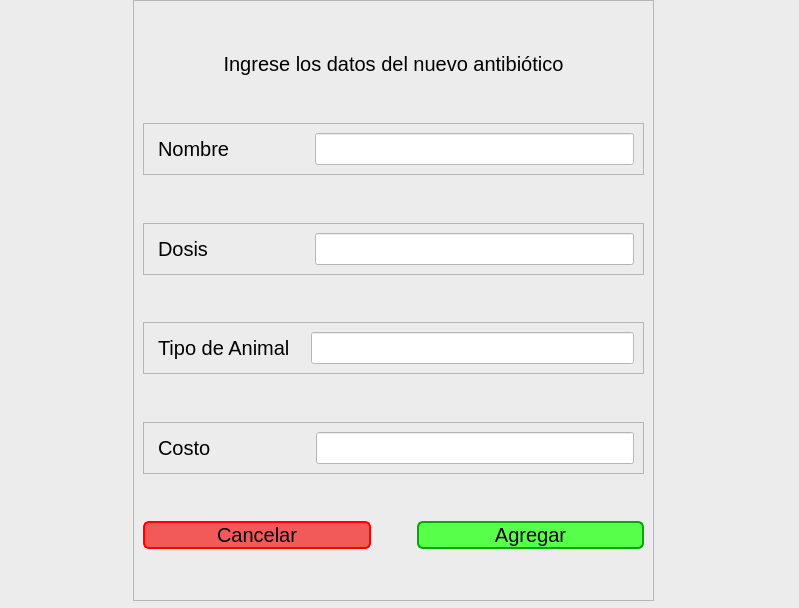
<?xml version="1.0" encoding="UTF-8"?>
<ui version="4.0">
 <class>MainWindow</class>
 <widget class="QMainWindow" name="MainWindow">
  <property name="geometry">
   <rect>
    <x>0</x>
    <y>0</y>
    <width>799</width>
    <height>608</height>
   </rect>
  </property>
  <property name="windowTitle">
   <string>Agregar Antibiótico</string>
  </property>
  <widget class="QWidget" name="Background">
   <property name="styleSheet">
    <string notr="true">QWidget{
	background-color: rgb(236, 236, 236)
}</string>
   </property>
   <widget class="QFrame" name="frame">
    <property name="geometry">
     <rect>
      <x>133</x>
      <y>0</y>
      <width>521</width>
      <height>601</height>
     </rect>
    </property>
    <property name="styleSheet">
     <string notr="true">QLineEdit{
	background-color: white;
	font-size: 20px;
}

QLabel{
	font-size: 20px;
}

QPushButton{
	font-size: 20px;
	border: 2px solid;
	border-radius: 6px;
}

QPushButton::pressed{
	color: rgb(225, 225, 225);
	border-radius: 0;
}

#Add{
	background-color: rgb(87, 255, 75);
	border-color: rgb(0, 172, 0);
}

#Add::hover{
	background-color: rgb(56, 247, 42);
}

#Add::pressed{
	background-color: rgb(0, 172, 0);
	border-color: rgb(87, 255, 75)
}

#Cancel{
	background-color: rgb(242, 90, 90);
	border-color: rgb(255, 0, 0)
}

#Cancel::hover{
	background-color: rgb(237, 50, 50);
	border-color: rgb(255, 0, 0)
}

#Cancel::pressed{
	background-color: rgb(255, 0, 0);
	border-color: rgb(255, 101, 101)
}</string>
    </property>
    <property name="frameShape">
     <enum>QFrame::StyledPanel</enum>
    </property>
    <property name="frameShadow">
     <enum>QFrame::Raised</enum>
    </property>
    <layout class="QVBoxLayout" name="verticalLayout">
     <item>
      <spacer name="verticalSpacer_7">
       <property name="orientation">
        <enum>Qt::Vertical</enum>
       </property>
       <property name="sizeHint" stdset="0">
        <size>
         <width>20</width>
         <height>40</height>
        </size>
       </property>
      </spacer>
     </item>
     <item>
      <widget class="QLabel" name="Introduction">
       <property name="text">
        <string>&lt;html&gt;&lt;head/&gt;&lt;body&gt;&lt;p align=&quot;center&quot;&gt;&lt;span style=&quot; font-size:15pt;&quot;&gt;Ingrese los datos del nuevo antibiótico&lt;/span&gt;&lt;/p&gt;&lt;/body&gt;&lt;/html&gt;</string>
       </property>
      </widget>
     </item>
     <item>
      <spacer name="verticalSpacer">
       <property name="orientation">
        <enum>Qt::Vertical</enum>
       </property>
       <property name="sizeHint" stdset="0">
        <size>
         <width>20</width>
         <height>40</height>
        </size>
       </property>
      </spacer>
     </item>
     <item>
      <widget class="QFrame" name="Name">
       <property name="frameShape">
        <enum>QFrame::StyledPanel</enum>
       </property>
       <property name="frameShadow">
        <enum>QFrame::Raised</enum>
       </property>
       <layout class="QHBoxLayout" name="horizontalLayout_2">
        <item>
         <widget class="QLabel" name="Name_4">
          <property name="styleSheet">
           <string notr="true">QLabel{
	margin-right: 74px;
}</string>
          </property>
          <property name="text">
           <string>Nombre</string>
          </property>
         </widget>
        </item>
        <item>
         <widget class="QLineEdit" name="lineEdit">
          <property name="styleSheet">
           <string notr="true"/>
          </property>
         </widget>
        </item>
       </layout>
      </widget>
     </item>
     <item>
      <spacer name="verticalSpacer_2">
       <property name="orientation">
        <enum>Qt::Vertical</enum>
       </property>
       <property name="sizeHint" stdset="0">
        <size>
         <width>20</width>
         <height>40</height>
        </size>
       </property>
      </spacer>
     </item>
     <item>
      <widget class="QFrame" name="Dose">
       <property name="frameShape">
        <enum>QFrame::StyledPanel</enum>
       </property>
       <property name="frameShadow">
        <enum>QFrame::Raised</enum>
       </property>
       <layout class="QHBoxLayout" name="horizontalLayout">
        <item>
         <widget class="QLabel" name="Label">
          <property name="styleSheet">
           <string notr="true">QLabel{
	margin-right: 96px
}</string>
          </property>
          <property name="text">
           <string>Dosis</string>
          </property>
         </widget>
        </item>
        <item>
         <widget class="QLineEdit" name="lineEdit_2"/>
        </item>
       </layout>
      </widget>
     </item>
     <item>
      <spacer name="verticalSpacer_3">
       <property name="orientation">
        <enum>Qt::Vertical</enum>
       </property>
       <property name="sizeHint" stdset="0">
        <size>
         <width>20</width>
         <height>40</height>
        </size>
       </property>
      </spacer>
     </item>
     <item>
      <widget class="QFrame" name="Type_of_Animal">
       <property name="frameShape">
        <enum>QFrame::StyledPanel</enum>
       </property>
       <property name="frameShadow">
        <enum>QFrame::Raised</enum>
       </property>
       <layout class="QHBoxLayout" name="horizontalLayout_4">
        <item>
         <widget class="QLabel" name="Label_2">
          <property name="styleSheet">
           <string notr="true">QLabel{
	margin-right: 10px
}</string>
          </property>
          <property name="text">
           <string>Tipo de Animal</string>
          </property>
         </widget>
        </item>
        <item>
         <widget class="QLineEdit" name="lineEdit_3"/>
        </item>
       </layout>
      </widget>
     </item>
     <item>
      <spacer name="verticalSpacer_4">
       <property name="orientation">
        <enum>Qt::Vertical</enum>
       </property>
       <property name="sizeHint" stdset="0">
        <size>
         <width>20</width>
         <height>40</height>
        </size>
       </property>
      </spacer>
     </item>
     <item>
      <widget class="QFrame" name="Value">
       <property name="frameShape">
        <enum>QFrame::StyledPanel</enum>
       </property>
       <property name="frameShadow">
        <enum>QFrame::Raised</enum>
       </property>
       <layout class="QHBoxLayout" name="horizontalLayout_5">
        <item>
         <widget class="QLabel" name="Label_3">
          <property name="styleSheet">
           <string notr="true">QLabel{
	margin-right: 94px
}</string>
          </property>
          <property name="text">
           <string>Costo</string>
          </property>
         </widget>
        </item>
        <item>
         <widget class="QLineEdit" name="lineEdit_4">
          <property name="styleSheet">
           <string notr="true"/>
          </property>
         </widget>
        </item>
       </layout>
      </widget>
     </item>
     <item>
      <spacer name="verticalSpacer_5">
       <property name="orientation">
        <enum>Qt::Vertical</enum>
       </property>
       <property name="sizeHint" stdset="0">
        <size>
         <width>20</width>
         <height>40</height>
        </size>
       </property>
      </spacer>
     </item>
     <item>
      <layout class="QHBoxLayout" name="horizontalLayout_3">
       <item>
        <widget class="QPushButton" name="Cancel">
         <property name="cursor">
          <cursorShape>PointingHandCursor</cursorShape>
         </property>
         <property name="text">
          <string>Cancelar</string>
         </property>
        </widget>
       </item>
       <item>
        <spacer name="horizontalSpacer">
         <property name="orientation">
          <enum>Qt::Horizontal</enum>
         </property>
         <property name="sizeType">
          <enum>QSizePolicy::Maximum</enum>
         </property>
         <property name="sizeHint" stdset="0">
          <size>
           <width>40</width>
           <height>20</height>
          </size>
         </property>
        </spacer>
       </item>
       <item>
        <widget class="QPushButton" name="Add">
         <property name="cursor">
          <cursorShape>PointingHandCursor</cursorShape>
         </property>
         <property name="text">
          <string>Agregar</string>
         </property>
        </widget>
       </item>
      </layout>
     </item>
     <item>
      <spacer name="verticalSpacer_6">
       <property name="orientation">
        <enum>Qt::Vertical</enum>
       </property>
       <property name="sizeHint" stdset="0">
        <size>
         <width>20</width>
         <height>40</height>
        </size>
       </property>
      </spacer>
     </item>
    </layout>
   </widget>
  </widget>
 </widget>
 <resources/>
 <connections/>
</ui>
